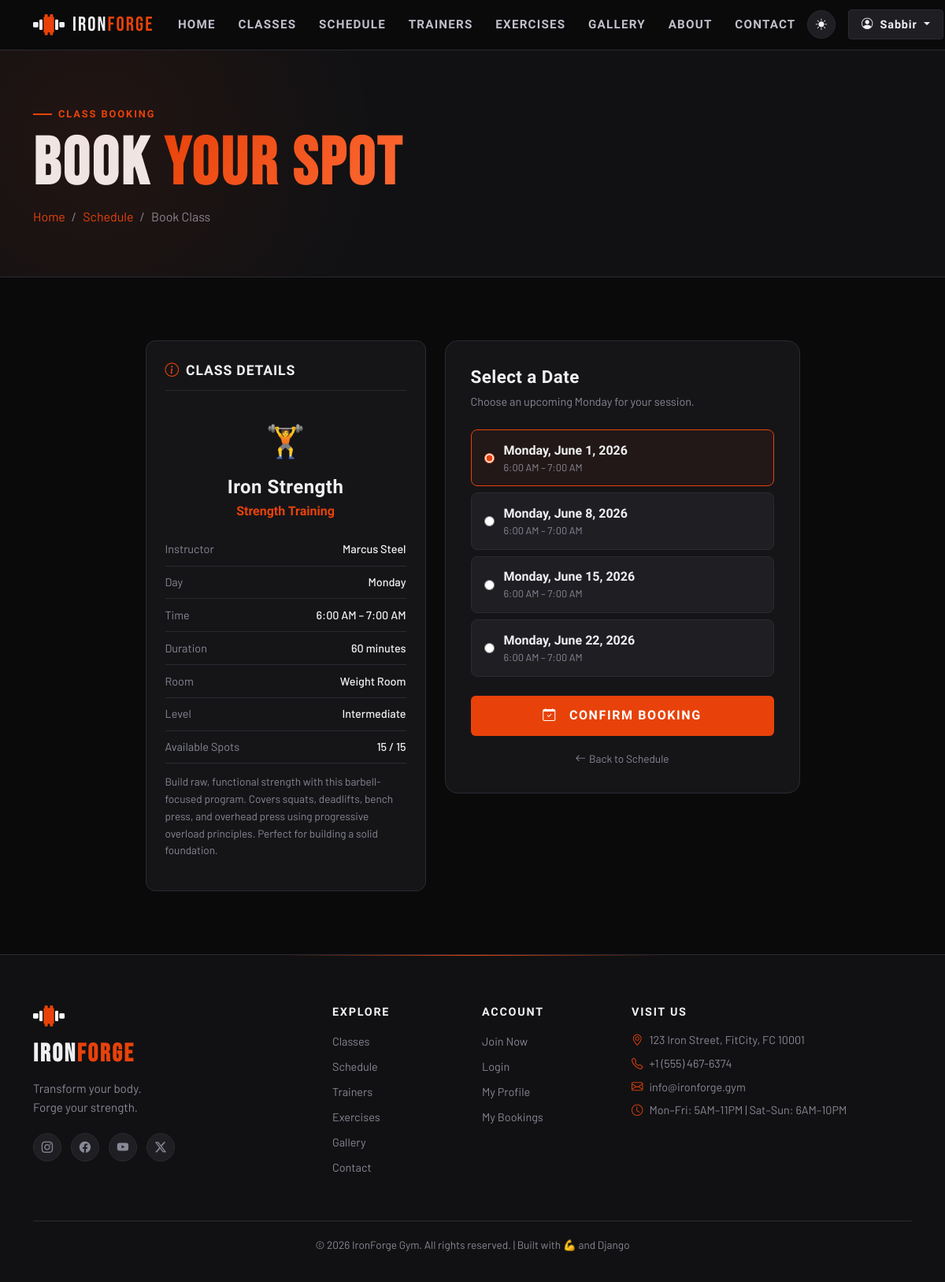
/bookings/book/1/ (signed in), run on the app's committed database.
### core/models.py (models this page shows, shortened)
class ClassSchedule(models.Model):
    gym_class = models.ForeignKey(GymClass, on_delete=models.CASCADE, related_name='schedules')
    day_of_week = models.IntegerField(choices=DAYS_OF_WEEK)
    start_time = models.TimeField()
    end_time = models.TimeField()
    room = models.CharField(max_length=50, default='Main Floor')
    is_active = models.BooleanField(default=True)
    class Meta:
        ordering = ['day_of_week', 'start_time']
    @property
    def available_spots(self):
        from bookings.models import Booking
        booked = self.bookings.filter(status='confirmed').count()
        return self.gym_class.max_capacity - booked

class GymClass(models.Model):
    DIFFICULTY_CHOICES = [
        ('beginner', 'Beginner'),
        ('intermediate', 'Intermediate'),
        ('advanced', 'Advanced'),
        ('all', 'All Levels'),
    ]
    CATEGORY_CHOICES = [
        ('strength', 'Strength Training'),
        ('cardio', 'Cardio'),
        ('yoga', 'Yoga & Flexibility'),
        ('hiit', 'HIIT'),
        ('pilates', 'Pilates'),
        ('boxing', 'Boxing'),
        ('spin', 'Spin / Cycling'),
        ('crossfit', 'CrossFit'),
    ]
    name = models.CharField(max_length=100)
    slug = models.SlugField(unique=True, blank=True)
    category = models.CharField(max_length=20, choices=CATEGORY_CHOICES, default='strength')
    description = models.TextField()
    trainer = models.ForeignKey(Trainer, on_delete=models.SET_NULL, null=True, related_name='classes')
    difficulty = models.CharField(max_length=20, choices=DIFFICULTY_CHOICES, default='all')
    duration_minutes = models.PositiveIntegerField(default=60)
    max_capacity = models.PositiveIntegerField(default=20)
    image = models.ImageField(upload_to='classes/', blank=True, null=True)
    icon = models.CharField(max_length=50, default='🏋️', help_text="Emoji icon for the class")
    is_active = models.BooleanField(default=True)
    class Meta:
        verbose_name = 'Gym Class'
        verbose_name_plural = 'Gym Classes'
        ordering = ['name']

class Trainer(models.Model):
    name = models.CharField(max_length=100)
    slug = models.SlugField(unique=True, blank=True)
    specialty = models.CharField(max_length=200)
    bio = models.TextField()
    photo = models.ImageField(upload_to='trainers/', blank=True, null=True)
    experience_years = models.PositiveIntegerField(default=1)
    certifications = models.TextField(blank=True, help_text="Comma-separated certifications")
    instagram = models.URLField(blank=True)
    order = models.PositiveIntegerField(default=0)
    is_active = models.BooleanField(default=True)
    class Meta:
        ordering = ['order', 'name']

### bookings/views.py (the view, shortened to what this page needs)
# urls.py: path('book/<int:schedule_id>/', views.book_class, name='book_class'),
@login_required
def book_class(request, schedule_id):
    schedule = get_object_or_404(ClassSchedule, id=schedule_id, is_active=True)
    today = datetime.date.today()
    upcoming_dates = []
    for i in range(28):  # next 4 weeks
        check_date = today + datetime.timedelta(days=i)
        if check_date.weekday() == schedule.day_of_week:
            upcoming_dates.append(check_date)
    context = {
        'schedule': schedule,
        'upcoming_dates': upcoming_dates,
        'meta_title': f'Book {schedule.gym_class.name} | IronForge Gym',
    }
    return render(request, 'bookings/book_class.html', context)

### core/context_processors.py (called while the page is built)
def admin_panel_context(request):
    if request.user.is_authenticated and request.user.is_staff:
        return {
            'unread_count': ContactMessage.objects.filter(is_read=False).count()
        }
    return {'unread_count': 0}

### templates/bookings/book_class.html (shortened to what this page needs)
{% extends 'base.html' %}
{% load static %}
{% block content %}
<div class="page-hero">
    <div class="container">
        <div class="section-label">Class Booking</div>
        <h1 class="page-hero-title">BOOK <span class="text-gradient">YOUR SPOT</span></h1>
        <nav aria-label="breadcrumb">
            <ol class="breadcrumb">
                <li class="breadcrumb-item"><a href="{% url 'core:home' %}">Home</a></li>
                <li class="breadcrumb-item"><a href="{% url 'core:schedule' %}">Schedule</a></li>
                <li class="breadcrumb-item active">Book Class</li>
            </ol>
        </nav>
    </div>
</div>
<section class="section">
    <div class="container">
        <div class="row g-4 justify-content-center">
            <div class="col-lg-4">
                <div class="info-card" style="position:sticky;top:100px">
                    <div class="info-card-title"><i class="bi bi-info-circle text-accent"></i> Class Details</div>
                    <div style="font-size:2.5rem;text-align:center;padding:1rem 0">{{ schedule.gym_class.icon }}</div>
                    <h3 style="font-family:'Barlow Condensed',sans-serif;font-size:1.5rem;font-weight:700;color:var(--text);text-align:center;margin-bottom:0.25rem">{{ schedule.gym_class.name }}</h3>
                    <p style="color:var(--accent);font-family:'Barlow Condensed',sans-serif;font-weight:600;text-align:center;margin-bottom:1rem">{{ schedule.gym_class.get_category_display }}</p>
                    <div class="info-row">
                        <span class="info-label">Instructor</span>
                        <span class="info-value">{{ schedule.gym_class.trainer.name|default:"TBA" }}</span>
                    </div>
                    <div class="info-row">
                        <span class="info-label">Day</span>
                        <span class="info-value">{{ schedule.get_day_of_week_display }}</span>
                    </div>
                    <div class="info-row">
                        <span class="info-label">Time</span>
                        <span class="info-value">{{ schedule.start_time|time:"g:i A" }} – {{ schedule.end_time|time:"g:i A" }}</span>
                    </div>
                    <div class="info-row">
                        <span class="info-label">Duration</span>
                        <span class="info-value">{{ schedule.gym_class.duration_minutes }} minutes</span>
                    </div>
                    <div class="info-row">
                        <span class="info-label">Room</span>
                        <span class="info-value">{{ schedule.room }}</span>
                    </div>
                    <div class="info-row">
                        <span class="info-label">Level</span>
                        <span class="info-value">{{ schedule.gym_class.get_difficulty_display }}</span>
                    </div>
                    <div class="info-row">
                        <span class="info-label">Available Spots</span>
                        <span class="info-value">{{ schedule.available_spots }} / {{ schedule.gym_class.max_capacity }}</span>
                    </div>
                    <p style="color:var(--text-muted);font-size:0.85rem;line-height:1.6;margin-top:0.75rem">{{ schedule.gym_class.description }}</p>
                </div>
            </div>
            <div class="col-lg-5">
                <div style="background:var(--bg-card);border:1px solid var(--border);border-radius:16px;padding:2rem">
                    <h3 style="font-family:'Barlow Condensed',sans-serif;font-size:1.4rem;font-weight:700;color:var(--text);margin-bottom:0.5rem">Select a Date</h3>
                    <p style="color:var(--text-muted);font-size:0.9rem;margin-bottom:1.5rem">Choose an upcoming {{ schedule.get_day_of_week_display }} for your session.</p>
                    <form method="post">
                        <div class="mb-4">
                            <div style="display:flex;flex-direction:column;gap:0.5rem">
                                {% for date in upcoming_dates %}
                                <label style="background:var(--surface);border:1px solid var(--border);border-radius:8px;padding:0.85rem 1rem;cursor:pointer;transition:all 0.2s;display:flex;align-items:center;gap:0.75rem" class="date-option">
                                    <input type="radio" name="booking_date" value="{{ date|date:'Y-m-d' }}" style="accent-color:var(--accent)" {% if forloop.first %}checked{% endif %}>
                                    <div>
                                        <div style="font-family:'Barlow Condensed',sans-serif;font-weight:700;color:var(--text);font-size:1rem">{{ date|date:"l, F j, Y" }}</div>
                                        <div style="font-size:0.8rem;color:var(--text-muted)">{{ schedule.start_time|time:"g:i A" }} – {{ schedule.end_time|time:"g:i A" }}</div>
                                    </div>
                                </label>
                                {% empty %}
                                <div style="color:var(--text-muted);font-size:0.9rem;padding:1rem">No upcoming dates found.</div>
                                {% endfor %}
                            </div>
                        </div>
                        {% if schedule.available_spots > 0 %}
                        <button type="submit" class="btn-primary-custom w-100 justify-content-center">
                            <i class="bi bi-calendar-check me-2"></i>Confirm Booking
                        </button>
                        {% else %}
                        <button type="submit" class="btn-outline-custom w-100 justify-content-center">
                            <i class="bi bi-list-ul me-2"></i>Join Waitlist
                        </button>
                        {% endif %}
                    </form>
                    <div style="margin-top:1rem;text-align:center">
                        <a href="{% url 'core:schedule' %}" style="color:var(--text-muted);font-size:0.85rem"><i class="bi bi-arrow-left me-1"></i>Back to Schedule</a>
                    </div>
                </div>
            </div>
        </div>
    </div>
</section>
{% endblock %}

### templates/base.html (shortened to what this page needs)
{% load static %}
<!DOCTYPE html>
<html lang="en" data-theme="dark">
<head>
    <link href="https://cdn.jsdelivr.net/npm/bootstrap@5.3.3/dist/css/bootstrap.min.css" rel="stylesheet">
    <link href="https://cdn.jsdelivr.net/npm/bootstrap-icons@1.11.3/font/bootstrap-icons.min.css" rel="stylesheet">
    <link rel="stylesheet" href="{% static 'css/main.css' %}">
</head>
<body>
<nav class="navbar navbar-expand-lg fixed-top" id="mainNav">
    <div class="container">
        <a class="navbar-brand" href="{% url 'core:home' %}">
            <div class="logo-container">
                <span class="logo-text">IRON<span class="logo-accent">FORGE</span></span>
            </div>
        </a>
        <div class="collapse navbar-collapse" id="navbarNav">
            <ul class="navbar-nav mx-auto">
                <li class="nav-item"><a class="nav-link" href="{% url 'core:home' %}">Home</a></li>
                <li class="nav-item"><a class="nav-link" href="{% url 'core:classes' %}">Classes</a></li>
                <li class="nav-item"><a class="nav-link" href="{% url 'core:schedule' %}">Schedule</a></li>
                <li class="nav-item"><a class="nav-link" href="{% url 'core:trainers' %}">Trainers</a></li>
                <li class="nav-item"><a class="nav-link" href="{% url 'core:exercises' %}">Exercises</a></li>
                <li class="nav-item"><a class="nav-link" href="{% url 'core:gallery' %}">Gallery</a></li>
                <li class="nav-item"><a class="nav-link" href="{% url 'core:about' %}">About</a></li>
                <li class="nav-item"><a class="nav-link" href="{% url 'core:contact' %}">Contact</a></li>
            </ul>
            <div class="d-flex align-items-center gap-3">
                <button class="theme-toggle d-none d-lg-flex" id="themeToggle" title="Toggle theme">
                    <i class="bi bi-sun-fill" id="themeIcon"></i>
                </button>
                {% if user.is_authenticated %}
                <div class="dropdown">
                    <button class="btn-nav-user dropdown-toggle" data-bs-toggle="dropdown">
                        <i class="bi bi-person-circle me-1"></i>
                        {{ user.first_name|default:user.username }}
                    </button>
                </div>
                {% else %}
                <a href="{% url 'accounts:login' %}" class="btn-nav-outline">Login</a>
                <a href="{% url 'accounts:register' %}" class="btn-nav-primary">Join Now</a>
                {% endif %}
            </div>
        </div>
    </div>
</nav>
<main>
    {% block content %}{% endblock %}
</main>
<footer class="site-footer">
    <div class="footer-glow"></div>
    <div class="container">
        <div class="row gy-4">
            <div class="col-lg-4">
                <div class="footer-brand">
                    <h3 class="footer-logo-text">IRON<span class="logo-accent">FORGE</span></h3>
                    <p class="footer-tagline">Transform your body.<br>Forge your strength.</p>
                    <div class="social-links">
                        <a href="#" class="social-link"><i class="bi bi-instagram"></i></a>
                        <a href="#" class="social-link"><i class="bi bi-facebook"></i></a>
                        <a href="#" class="social-link"><i class="bi bi-youtube"></i></a>
                        <a href="#" class="social-link"><i class="bi bi-twitter-x"></i></a>
                    </div>
                </div>
            </div>
            <div class="col-6 col-lg-2">
                <h5 class="footer-heading">Explore</h5>
                <ul class="footer-links">
                    <li><a href="{% url 'core:classes' %}">Classes</a></li>
                    <li><a href="{% url 'core:schedule' %}">Schedule</a></li>
                    <li><a href="{% url 'core:trainers' %}">Trainers</a></li>
                    <li><a href="{% url 'core:exercises' %}">Exercises</a></li>
                    <li><a href="{% url 'core:gallery' %}">Gallery</a></li>
                    <li><a href="{% url 'core:contact' %}">Contact</a></li>
                </ul>
            </div>
            <div class="col-6 col-lg-2">
                <h5 class="footer-heading">Account</h5>
                <ul class="footer-links">
                    <li><a href="{% url 'accounts:register' %}">Join Now</a></li>
                    <li><a href="{% url 'accounts:login' %}">Login</a></li>
                    {% if user.is_authenticated %}
                    <li><a href="{% url 'accounts:profile' %}">My Profile</a></li>
                    <li><a href="{% url 'bookings:my_bookings' %}">My Bookings</a></li>
                    {% endif %}
                </ul>
            </div>
            <div class="col-lg-4">
                <h5 class="footer-heading">Visit Us</h5>
                <div class="footer-contact">
                    <p><i class="bi bi-geo-alt me-2 text-accent"></i>123 Iron Street, FitCity, FC 10001</p>
                    <p><i class="bi bi-telephone me-2 text-accent"></i>+1 (555) 467-6374</p>
                    <p><i class="bi bi-envelope me-2 text-accent"></i>info@ironforge.gym</p>
                    <p><i class="bi bi-clock me-2 text-accent"></i>Mon–Fri: 5AM–11PM | Sat–Sun: 6AM–10PM</p>
                </div>
            </div>
        </div>
        <div class="footer-bottom">
            <p>&copy; {% now "Y" %} IronForge Gym. All rights reserved. | Built with 💪 and Django</p>
        </div>
    </div>
</footer>
</body>
</html>

### templates/bookings/book_class.html (style rules this page uses)
.date-option:has(input:checked) { border-color: var(--accent) !important; background: rgba(232,66,10,0.06) !important; }

### data on the page
ClassSchedule: gym_class.icon "🏋️", gym_class.name "Iron Strength", gym_class.category "Strength Training", gym_class.trainer.name "Marcus Steel", day_of_week "Monday", start_time "6:00 AM", end_time "7:00 AM", gym_class.duration_minutes "60", room "Weight Room", gym_class.difficulty "Intermediate", available_spots "15", gym_class.max_capacity "15", gym_class.description "Build raw, functional strength with this barbell-focused program. Covers squats, deadlifts, bench press, and overhead press using progressive overload principles. Perfect for building a solid foundation.", start_time "6:00 AM" "6:00 AM" "6:00 AM" "6:00 AM", end_time "7:00 AM" "7:00 AM" "7:00 AM" "7:00 AM"

### other printed values
{{ user.first_name|default:user.username }} "Sabbir"
{{ date|date:"l, F j, Y" }} "Monday, June 1, 2026" "Monday, June 8, 2026" "Monday, June 15, 2026" "Monday, June 22, 2026"
